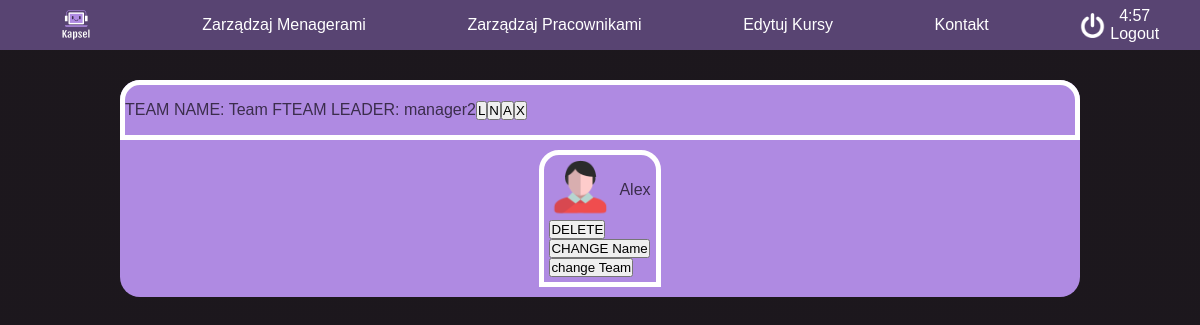
The page /manageUsers (signed in) on the database as committed earlier.
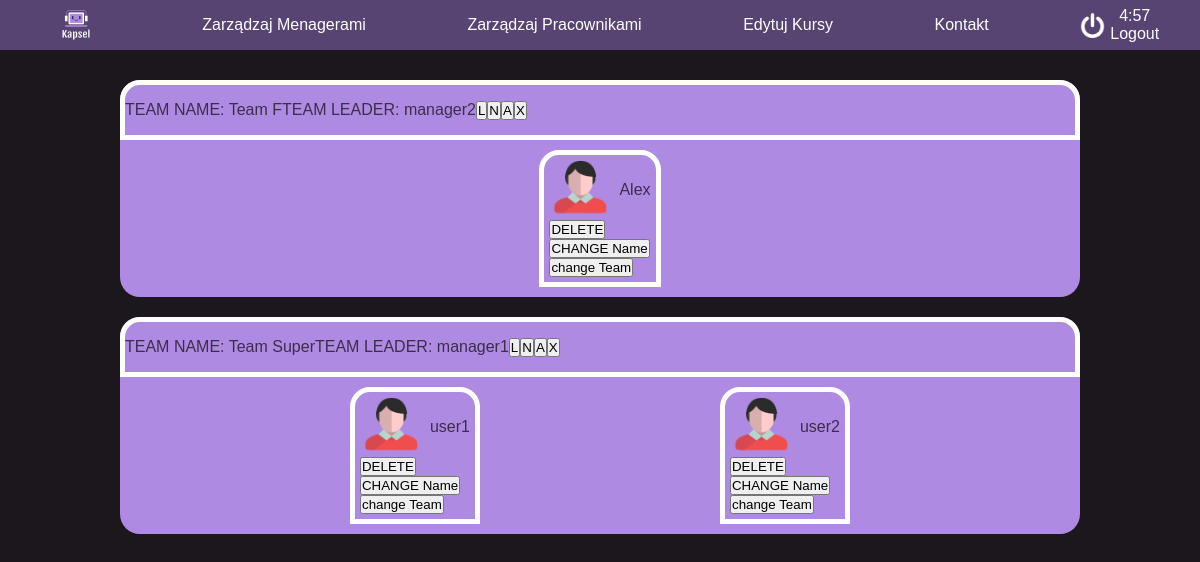
The same page on the database as committed later.
### tables this page shows
CREATE TABLE "users"
(
    id       integer
        primary key autoincrement,
    username text,
    role     text,
    password text,
    team_id  integer
);

CREATE TABLE teams
(
    id         integer
        constraint teams_pk
            primary key autoincrement,
    name       text,
    manager_id integer
);

### app.py (the view)
@app.route('/manageUsers')
def manage_users():
    session["localization"] = "manage_users"
    if not session.get("username"):
        return redirect("/login")
    if session.get("role") != 'manager' and session.get("role") != 'admin':
        abort(403)
    cursor.execute("SELECT username, team_id, id FROM users WHERE role=='user'")
    users = cursor.fetchall()
    teams = []
    cursor.execute("SELECT name, team_id FROM teams INNER JOIN users on teams.id=users.team_id WHERE role=='user'")
    teams = cursor.fetchall()
    cursor.execute("SELECT username, teams.id FROM users INNER JOIN teams on users.id=manager_id WHERE role=='manager'")
    managers = cursor.fetchall()
    teams2 = set(teams)
    teams = list(teams2)
    return render_template('manageUsers.html', users=users, teams=teams, managers=managers, role=session.get("role"))

### templates/manageUsers.html (shortened to what this page needs)
<!DOCTYPE html>
<html lang="pl-PL">
<head id="ctl00_Head1">
    <link rel="stylesheet" href="/static/style/style.css">
    <link rel="stylesheet" href="/static/style/nav.css">
    <link rel="stylesheet" href="/static/style/manageUsers.css">
</head>
<body class="CacheDetailsPage">
    {% include 'navbar.html' %}
    <div id="content">
        {% for i in teams %}
        <div class="teamContainer">
            {% for j in managers %}
            {% if i[1] == j[1] %}
                <div class="teamNav">
                    <p>TEAM NAME: {{ i[0] }}</p>
                    <p>TEAM LEADER: {{ j[0] }}</p>
                    <a href="" id="changeTeamLeader"><button onclick="changeTeamName()">L</button></a>
                    <a href="" id="changeTeamName"><button onclick="changeTeamName()">N</button></a>
                    <a href="" id="addToTeam"><button onclick="changeTeamName()">A</button></a>
                    <a href="" id="deleteTeam"><button onclick="dump({{j[1]}})">X</button></a>
                </div>
                {% endif %}
            {% endfor %}
            <div class="teamContent">
                {% for j in users %}
                    {% if i[1]==j[1] %}
                    <div class="teamUser">
                        <div class="teamUserNav">
                        <div class="teamUserIcon"></div>
                            <div class="teamUserP"><p class="teamUserP">{{j[0]}}</p></div>
                            </div>
                    <a href="{{ url_for('deleteUser', user_id=j[2]) }}" id="deleteUser"><button>DELETE</button></a>
                        <a href="" id="changeUserName"><button>CHANGE Name</button></a>
                        <a href="" id="changeUserTeam"><button>change Team</button></a>
                    </div>
                    {% endif %}
                {% endfor %}
            </div>
        </div>
        {% endfor %}
    </div>
</body>
</html>

### templates/navbar.html (shortened to what this page needs)
<div id="nav">
    <nav>
        <ul>
            <li class="btn"><a href="/" id="logo"><div id="logoDiv"></div></a></li>
            {% if role=='admin' %}
            <li class="navBtn btn"><a href="manageManagers">Zarządzaj Menagerami</a></li>
            <li class="navBtn btn"><a href="manageUsers">Zarządzaj Pracownikami</a></li>
            <li class="navBtn btn"><a href="manageCourses">Edytuj Kursy</a></li>
            {% elif role == 'manager'%}
            <li class="navBtn btn"><a href="">Zarządzaj Pracownikami</a></li>
            <li class="navBtn btn"><a href="">Informacje</a></li>
            {% endif %}
            <li class="navBtn btn"><a href="kontakt">Kontakt</a></li>
            <li id="logoutLi" class="btn">
                <div class="horizontal">
                    <div id="logoutIcon"></div>
                    <div class="vertical">
                        <div id="timeout"></div>
                        <a href="/logout" id="logoutPageBtn">Logout</a>
                    </div>
                </div>
            </li>
        </ul>
    </nav>
</div>

### static/style/style.css (style rules this page uses)
* { margin:0; padding: 0; box-sizing: border-box; }
html, body { font-family: Helvetica, sans-serif; height: 100%; background-image: linear-gradient(rgba(19,14,20,0.8), rgba(19,14,20,0.8)), url(../icon/new-york-1745089_1920.jpg); background-position: center; background-size: cover; background-attachment: fixed; }
#content { color:var(--bg); display: flex; flex-direction: column; align-items: center; padding-top: 60px; width: 100vw; height: 100vh; transition-duration: .3s; }

### static/style/nav.css (style rules this page uses)
* { margin:0; padding: 0; box-sizing: border-box; }
a { text-decoration: none; color:var(--white); }
#nav { z-index: 100000; position:fixed; top:0; display: flex; flex-direction: row; width: 100%; height: 5%; background-color: var(--bg); }
#logoDiv { background-image: url(/static/icon/LogoNoBg.png); background-size: 100% 100%; width: 50px; height: 50px; }
nav { width: 100%; height: 50px; display: flex; flex-direction: row; justify-content: center; align-items: center; }
nav > ul { display: flex; flex-direction: row; list-style-type: none; width: 100%; align-items: center; justify-content: space-around; height: 100%; background-color: var(--secbg); }
#timeout { color:white; }
.horizontal { display: flex; flex-direction: row; align-items: center; justify-content: center; gap: 5px; }
#logoutIcon { background-image: url(/static/icon/power.png); background-size: 100% 100%; width: 25px; height: 25px; }
li, li > a { display: flex; height: 100%; align-items: center; text-align: center; }
.btn { transition-duration: .3s; }
li > a { padding: 0px 10px; }

### static/style/manageUsers.css (style rules this page uses)
.teamContainer { width:80vw; height: fit-content; background-color: var(--details); border-radius: 20px; margin-top: 20px; height: fit-content; }
.teamNav { width:80vw; height: 60px; background-color: var(--details); border: 5px solid var(--white); border-radius: 20px 20px 0px 0px; display: flex; align-items: center; }
.teamContent { width: 100%; display: flex; flex-direction: row; flex-wrap: wrap; justify-content: space-evenly; }
.teamUser { border-radius: 20px 20px 0px 0px; padding: 5px; border: 5px solid var(--white); margin: 10px; display: flex; flex-direction: column; }
.teamUserNav { display: flex; flex-direction: row; }
.teamUserIcon { background-image: url(/static/icon/icon_user.png); width:60px; height:60px; background-repeat: no-repeat; background-size: cover; }
.teamUserP { display: flex; align-items: center; text-align: center; margin-left: 5px; }

### static/style/root.css (style rules this page uses)
:root { --bg: #3b2d4c; --white: white; --secbg: #584472; --details: #af8ae2; --dark: #191420; }

Rows that differ between the two databases and show on the page:
now on this page (row unchanged): users: username "user1"
now on this page (row unchanged): users: username "manager1"
added teams: name "Team Super"
now on this page (row unchanged): users: username "user2"
